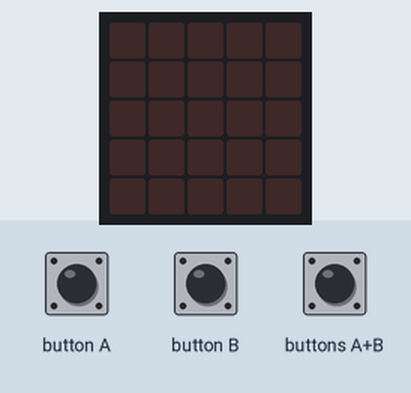
A program run on a simulated BBC micro:bit (MakeCode). On the bench: the board's 5×5 LED display. The inputs (shaded band) are chosen by the test bench. Random numbers come from a fixed seed.

Above: at 1.2 s.
1.3 s: buttons A+B pressed for 0.15 s
At 4.1 s:
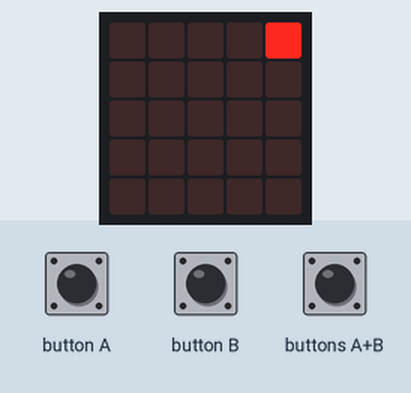
4.4 s: button A pressed for 0.15 s
At 4.75 s:
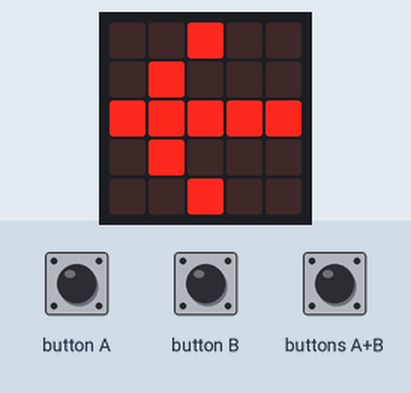
6.4 s: buttons A+B pressed for 1 s
At 8.0 s:
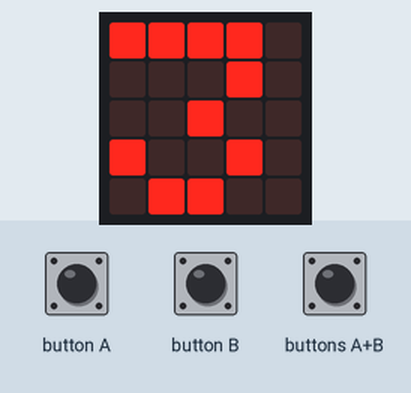
10.4 s: buttons A+B pressed for 0.15 s
At 11.9 s:
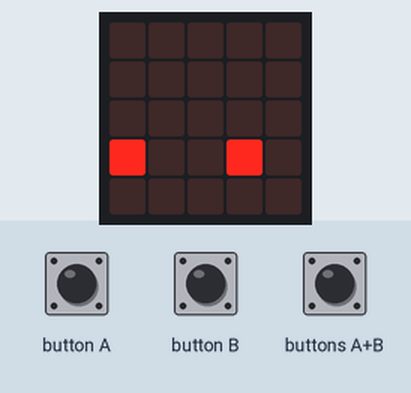
13.1 s: button B pressed for 0.15 s
At 14.3 s:
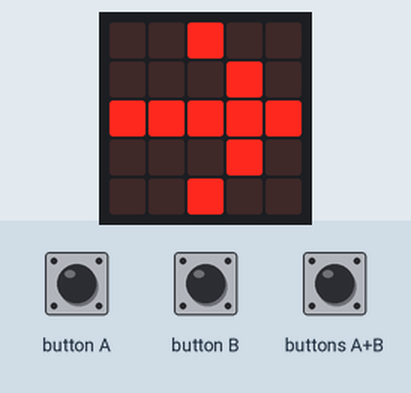
Timing chart, 0 to 15.7 s (numbered marks = the images above; inputs shaded):
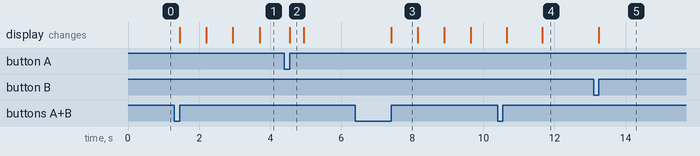

Measured:
- after the input at 1.3 s, the display: first changes after 0.15 s (image 1 shows a later state)
- after the input at 4.4 s, the display: changes after 0.15 s (image 2)
- after the input at 6.4 s, the display: changes after 1.0 s (image 3)
- after the input at 13.1 s, the display: changes after 0.15 s (image 5)
- what the display in image 2 shows lasts 0.4 s, from 4.6 s to 5.0 s
- what the display in image 3 shows lasts 0.8 s, from 7.4 s to 8.2 s

The program:

main.ts
```typescript
let 중복방지 = 0
let 시작 = 0
input.onButtonPressed(Button.A, function () {
    if (중복방지 == 0) {
        basic.showLeds(`
            . . # . .
            . # . . .
            # # # # #
            . # . . .
            . . # . .
            `)
        basic.clearScreen()
        시작 = 0
        중복방지 = 1
    }
})
input.onButtonPressed(Button.AB, function () {
    if (시작 == 0) {
        basic.showNumber(3)
        basic.showNumber(2)
        basic.showNumber(1)
        basic.clearScreen()
    }
    basic.pause(randint(0, 2) * 1000)
    led.plot(randint(0, 4), randint(0, 4))
    시작 = 1
    중복방지 = 0
})
input.onButtonPressed(Button.B, function () {
    if (중복방지 == 0) {
        basic.showLeds(`
            . . # . .
            . . . # .
            # # # # #
            . . . # .
            . . # . .
            `)
        시작 = 0
        중복방지 = 1
    }
})
basic.forever(function () {

})
```

test.ts
```typescript
// 테스트는 여기로 이동합니다; 이 패키지가 확장으로 사용될 때 컴파일되지 않을 것 입니다.
```
